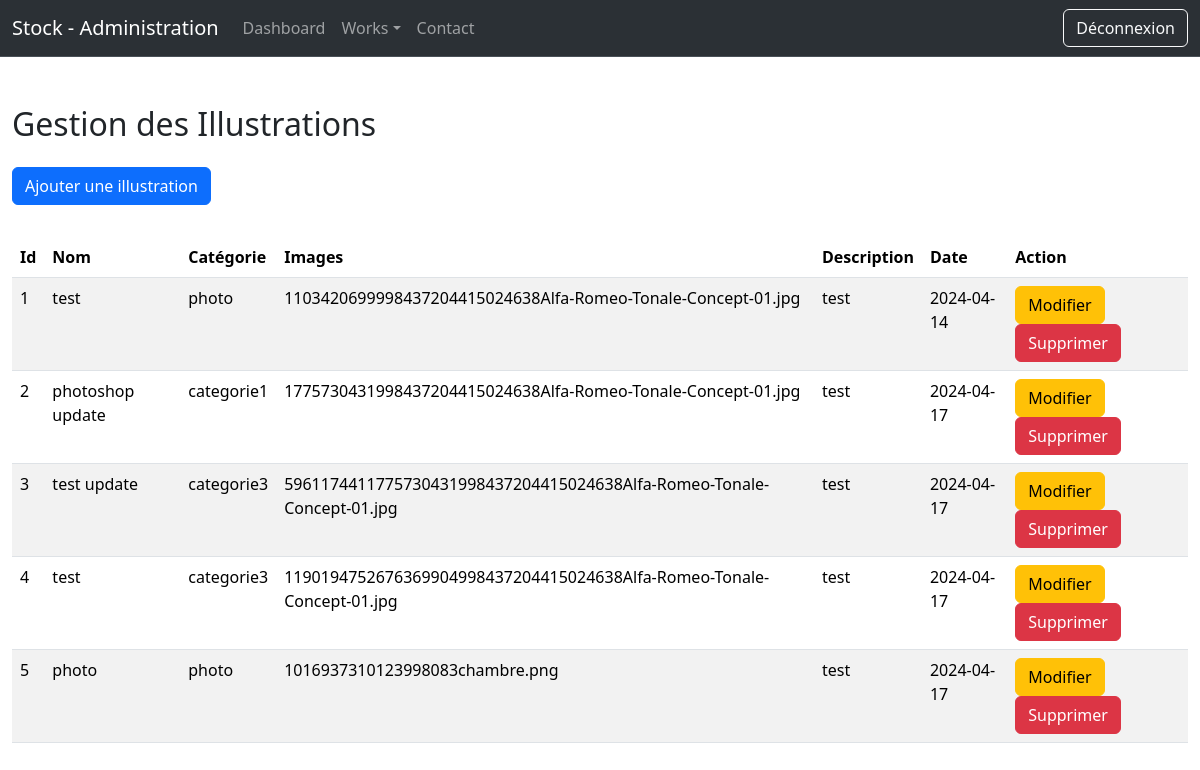
The app's page /admin/illustration.php (signed in), older data.
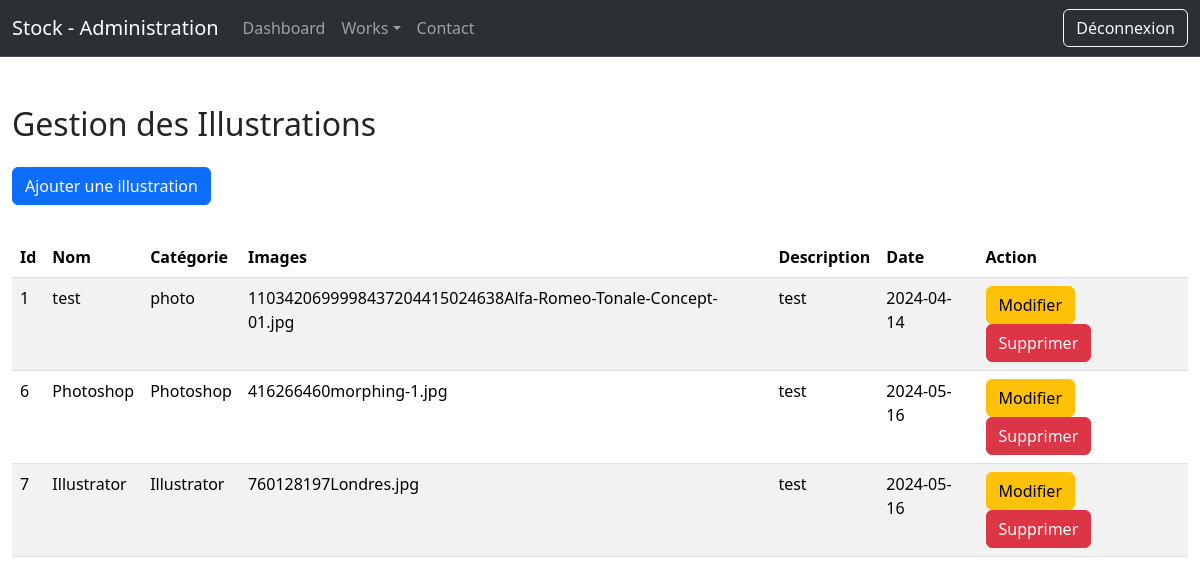
The same page, newer data.
### tables this page shows
CREATE TABLE IF NOT EXISTS `illustration` (
  `id` int NOT NULL AUTO_INCREMENT,
  `nom` varchar(255) NOT NULL,
  `categorie` varchar(255) NOT NULL,
  `image` varchar(255) NOT NULL,
  `description` text NOT NULL,
  `date` date NOT NULL,
  PRIMARY KEY (`id`)
);

### admin/illustration.php (the view, shortened to what this page needs)
<?php
    require "../connexion.php";
?>
<!DOCTYPE html>
<html lang="en">
<head>
    <link href="https://cdn.jsdelivr.net/npm/bootstrap@5.3.2/dist/css/bootstrap.min.css" rel="stylesheet">
</head>
<body>
    <?php
        include("partials/header.php");
    ?>
    <div class="container-fluid my-5">
     <h2>Gestion des Illustrations</h2>
     <a href="addIllu.php" class="btn btn-primary my-3">Ajouter une illustration</a>
     <table class="table table-striped my-3">
        <thead>
            <tr>
                <th>Id</th>
                <th>Nom</th>
                <th>Catégorie</th>
                <th>Images</th>
                <th>Description</th>
                <th>Date</th>
                <th>Action</th>
            </tr>
        </thead>
        <tbody>
            <?php
                $req = $bdd->query("SELECT * FROM illustration");
                while($don = $req->fetch())
                {
                    echo "<tr>";
                        echo "<td>".$don['id']."</td>";
                        echo "<td>".$don['nom']."</td>";
                        echo "<td>".$don['categorie']."</td>";
                        echo "<td>".$don['image']."</td>";
                        echo "<td>".$don['description']."</td>";
                        echo "<td>".$don['date']."</td>";
                        echo "<td>";
                            echo "<a href='updateIllu.php?id=".$don['id']."' class='btn btn-warning'>Modifier</a>";
                            echo "<a href='illustration.php?delete=".$don['id']."' class='btn btn-danger'>Supprimer</a>";
                        echo "</td>";
                    echo "</tr>";
                }
            ?>
        </tbody>
     </table>
    </div>
</body>
</html>

### admin/partials/header.php (shortened to what this page needs)
<header>
<nav class="navbar navbar-expand-lg bg-body-tertiary bg-dark border-bottom border-body" data-bs-theme="dark">
    <div class="container-fluid">
        <a class="navbar-brand"  href="#">Stock - Administration</a>
        <div class="collapse navbar-collapse" id="navbarNav navbarNavDropdown">
            <ul class="navbar-nav">
                <li class="nav-item">
                    <a class="nav-link" aria-current="page" href="dashboard.php">Dashboard</a>
                </li>
                <li class="nav-item dropdown">
                     <a class="nav-link dropdown-toggle" href="#" role="button" data-bs-toggle="dropdown" aria-expanded="false">Works</a>
                </li>
                <li class="nav-item">
                    <a class="nav-link" href="contact.php">Contact</a>
                </li>
            </ul>
            <ul class="ms-auto navbar-nav">
                <li class="nav-item"><a class="btn btn-outline-light" href="dashboard.php?deco=ok">Déconnexion</a></li>
            </ul>
        </div>
    </div>
</nav>
</header>

Row changes from the older to the newer data that the page shows:
removed illustration: id "2", nom "photoshop update", categorie "categorie1", image "1775730431998437204415024638Alfa-Romeo-Tonale-Concept-01.jpg", description "test", date "2024-04-17"
removed illustration: id "3", nom "test update", categorie "categorie3", image "5961174411775730431998437204415024638Alfa-Romeo-Tonale-Concept-01.jpg", description "test", date "2024-04-17"
removed illustration: id "4", nom "test", categorie "categorie3", image "1190194752676369904998437204415024638Alfa-Romeo-Tonale-Concept-01.jpg", description "test", date "2024-04-17"
removed illustration: id "5", nom "photo", categorie "photo", image "1016937310123998083chambre.png", description "test", date "2024-04-17"
added illustration: id "6", nom "Photoshop", categorie "Photoshop", image "416266460morphing-1.jpg", description "test", date "2024-05-16"
added illustration: id "7", nom "Illustrator", categorie "Illustrator", image "760128197Londres.jpg", description "test", date "2024-05-16"
